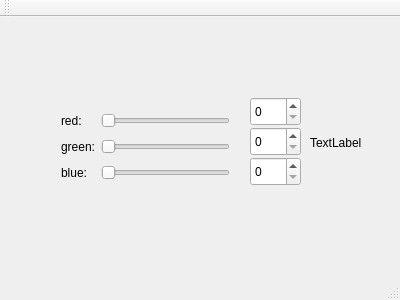
<?xml version="1.0" encoding="UTF-8"?>
<ui version="4.0">
 <class>MainWindow</class>
 <widget class="QMainWindow" name="MainWindow">
  <property name="geometry">
   <rect>
    <x>0</x>
    <y>0</y>
    <width>400</width>
    <height>300</height>
   </rect>
  </property>
  <property name="windowTitle">
   <string>MainWindow</string>
  </property>
  <widget class="QWidget" name="centralWidget">
   <widget class="QWidget" name="gridLayoutWidget">
    <property name="geometry">
     <rect>
      <x>50</x>
      <y>80</y>
      <width>191</width>
      <height>101</height>
     </rect>
    </property>
    <layout class="QGridLayout" name="gridLayout">
     <item row="3" column="0">
      <widget class="QLabel" name="labelBlue">
       <property name="text">
        <string>blue:</string>
       </property>
      </widget>
     </item>
     <item row="2" column="0">
      <widget class="QLabel" name="labelGreen">
       <property name="text">
        <string>green:</string>
       </property>
      </widget>
     </item>
     <item row="3" column="1">
      <widget class="QSlider" name="horizontalSliderBlue">
       <property name="orientation">
        <enum>Qt::Horizontal</enum>
       </property>
      </widget>
     </item>
     <item row="1" column="1">
      <widget class="QSlider" name="horizontalSliderRed">
       <property name="orientation">
        <enum>Qt::Horizontal</enum>
       </property>
      </widget>
     </item>
     <item row="1" column="0">
      <widget class="QLabel" name="labelRed">
       <property name="text">
        <string>red:</string>
       </property>
      </widget>
     </item>
     <item row="2" column="1">
      <widget class="QSlider" name="horizontalSliderGreen">
       <property name="orientation">
        <enum>Qt::Horizontal</enum>
       </property>
      </widget>
     </item>
    </layout>
   </widget>
   <widget class="QLabel" name="colorLabel">
    <property name="geometry">
     <rect>
      <x>310</x>
      <y>100</y>
      <width>62</width>
      <height>51</height>
     </rect>
    </property>
    <property name="text">
     <string>TextLabel</string>
    </property>
   </widget>
   <widget class="QSpinBox" name="spinBoxRed">
    <property name="geometry">
     <rect>
      <x>250</x>
      <y>80</y>
      <width>51</width>
      <height>29</height>
     </rect>
    </property>
    <property name="maximum">
     <number>99</number>
    </property>
   </widget>
   <widget class="QSpinBox" name="spinBoxGreen">
    <property name="geometry">
     <rect>
      <x>250</x>
      <y>110</y>
      <width>51</width>
      <height>29</height>
     </rect>
    </property>
    <property name="maximum">
     <number>99</number>
    </property>
   </widget>
   <widget class="QSpinBox" name="spinBoxBlue">
    <property name="geometry">
     <rect>
      <x>250</x>
      <y>140</y>
      <width>51</width>
      <height>29</height>
     </rect>
    </property>
    <property name="maximum">
     <number>99</number>
    </property>
   </widget>
  </widget>
  <widget class="QMenuBar" name="menuBar">
   <property name="geometry">
    <rect>
     <x>0</x>
     <y>0</y>
     <width>400</width>
     <height>25</height>
    </rect>
   </property>
  </widget>
  <widget class="QToolBar" name="mainToolBar">
   <attribute name="toolBarArea">
    <enum>TopToolBarArea</enum>
   </attribute>
   <attribute name="toolBarBreak">
    <bool>false</bool>
   </attribute>
  </widget>
  <widget class="QStatusBar" name="statusBar"/>
 </widget>
 <layoutdefault spacing="6" margin="11"/>
 <resources/>
 <connections>
  <connection>
   <sender>horizontalSliderRed</sender>
   <signal>valueChanged(int)</signal>
   <receiver>spinBoxRed</receiver>
   <slot>setValue(int)</slot>
   <hints>
    <hint type="sourcelabel">
     <x>211</x>
     <y>142</y>
    </hint>
    <hint type="destinationlabel">
     <x>269</x>
     <y>139</y>
    </hint>
   </hints>
  </connection>
  <connection>
   <sender>horizontalSliderGreen</sender>
   <signal>valueChanged(int)</signal>
   <receiver>spinBoxGreen</receiver>
   <slot>setValue(int)</slot>
   <hints>
    <hint type="sourcelabel">
     <x>174</x>
     <y>171</y>
    </hint>
    <hint type="destinationlabel">
     <x>283</x>
     <y>172</y>
    </hint>
   </hints>
  </connection>
  <connection>
   <sender>horizontalSliderBlue</sender>
   <signal>valueChanged(int)</signal>
   <receiver>spinBoxBlue</receiver>
   <slot>setValue(int)</slot>
   <hints>
    <hint type="sourcelabel">
     <x>188</x>
     <y>204</y>
    </hint>
    <hint type="destinationlabel">
     <x>278</x>
     <y>205</y>
    </hint>
   </hints>
  </connection>
  <connection>
   <sender>spinBoxRed</sender>
   <signal>valueChanged(int)</signal>
   <receiver>horizontalSliderRed</receiver>
   <slot>setValue(int)</slot>
   <hints>
    <hint type="sourcelabel">
     <x>259</x>
     <y>137</y>
    </hint>
    <hint type="destinationlabel">
     <x>217</x>
     <y>137</y>
    </hint>
   </hints>
  </connection>
  <connection>
   <sender>spinBoxGreen</sender>
   <signal>valueChanged(int)</signal>
   <receiver>horizontalSliderGreen</receiver>
   <slot>setValue(int)</slot>
   <hints>
    <hint type="sourcelabel">
     <x>273</x>
     <y>170</y>
    </hint>
    <hint type="destinationlabel">
     <x>208</x>
     <y>167</y>
    </hint>
   </hints>
  </connection>
  <connection>
   <sender>spinBoxBlue</sender>
   <signal>valueChanged(int)</signal>
   <receiver>horizontalSliderBlue</receiver>
   <slot>setValue(int)</slot>
   <hints>
    <hint type="sourcelabel">
     <x>268</x>
     <y>200</y>
    </hint>
    <hint type="destinationlabel">
     <x>230</x>
     <y>206</y>
    </hint>
   </hints>
  </connection>
 </connections>
</ui>
